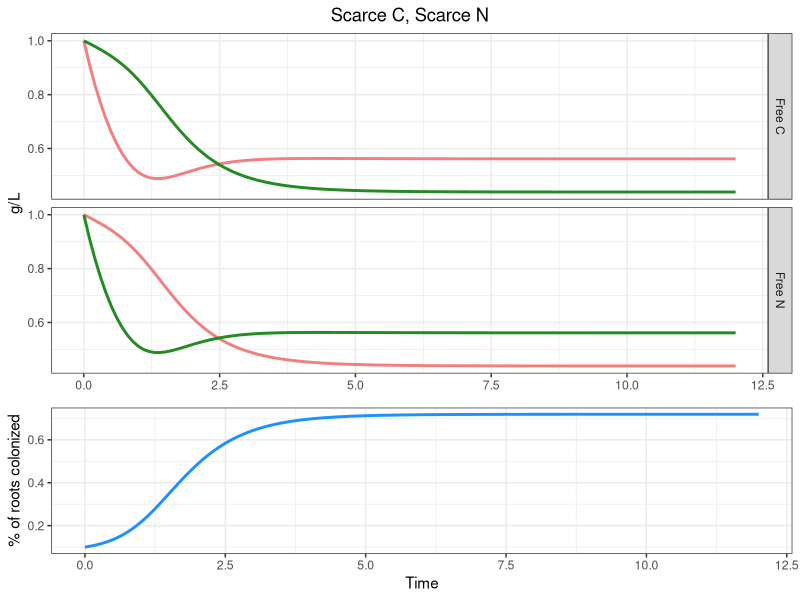
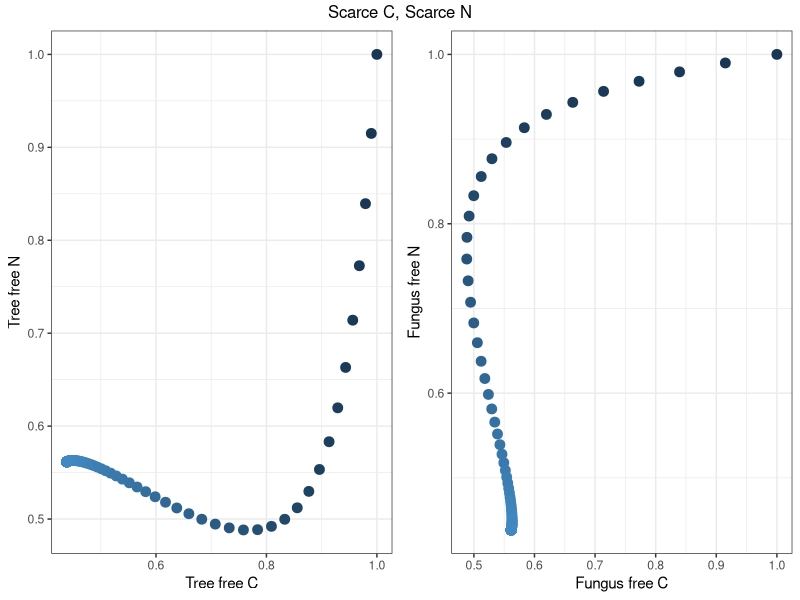
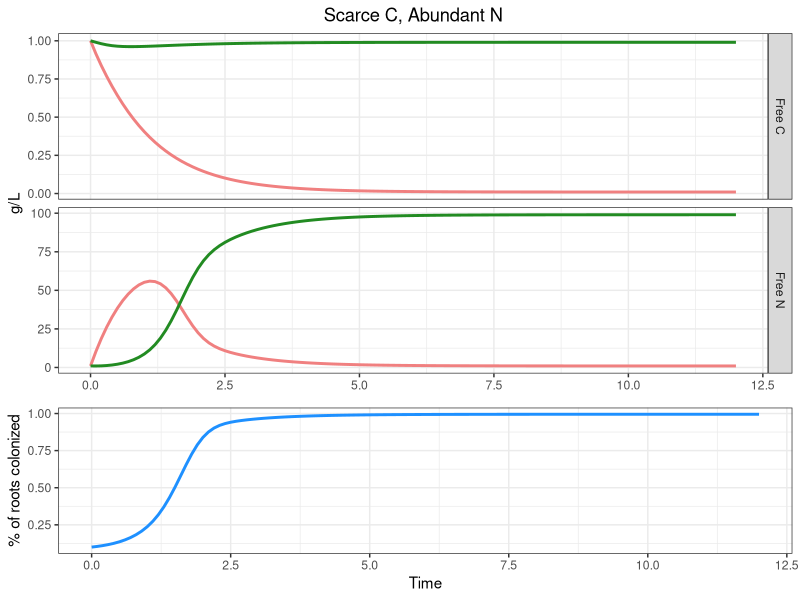
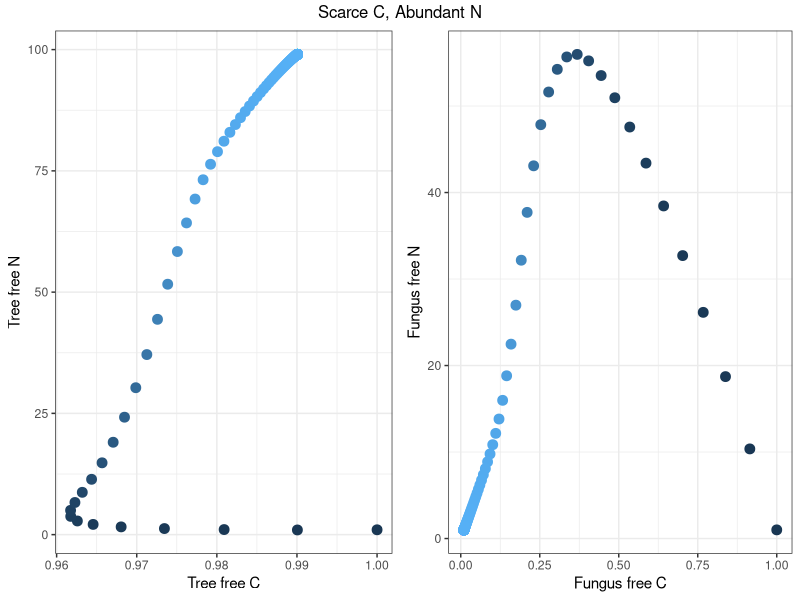
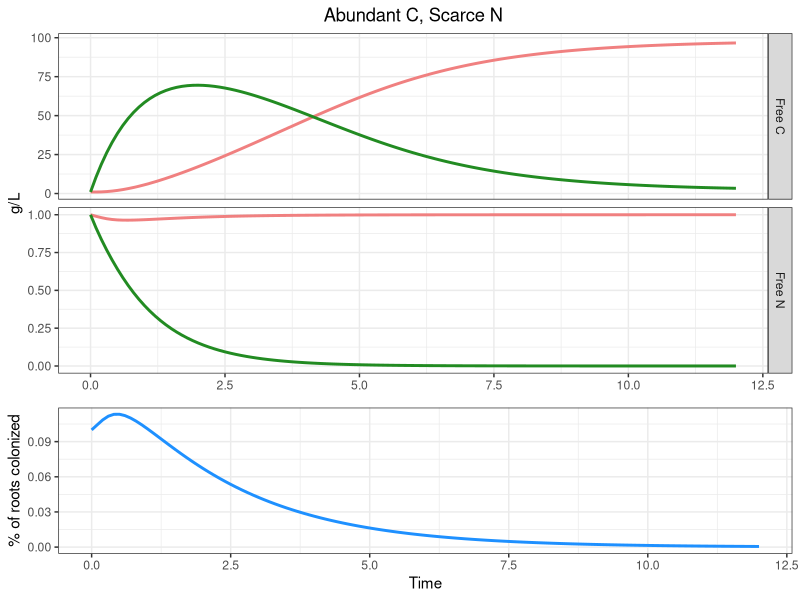
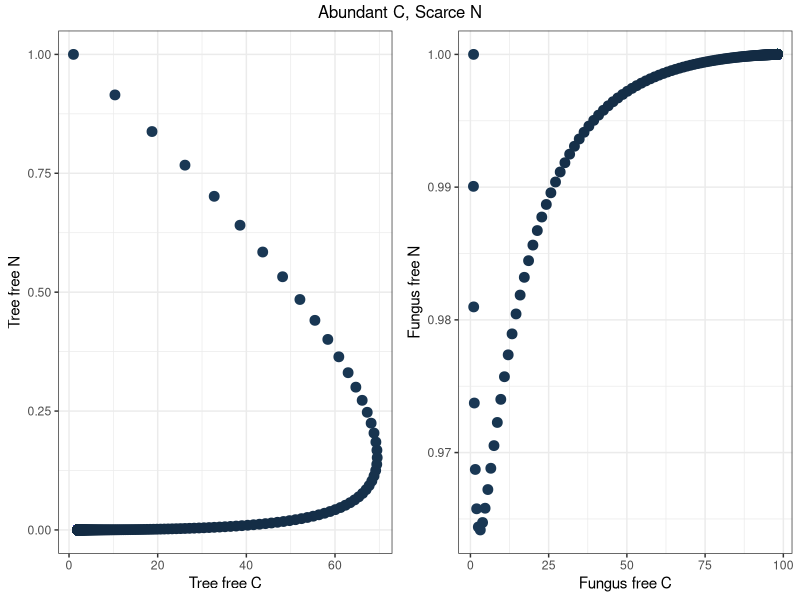
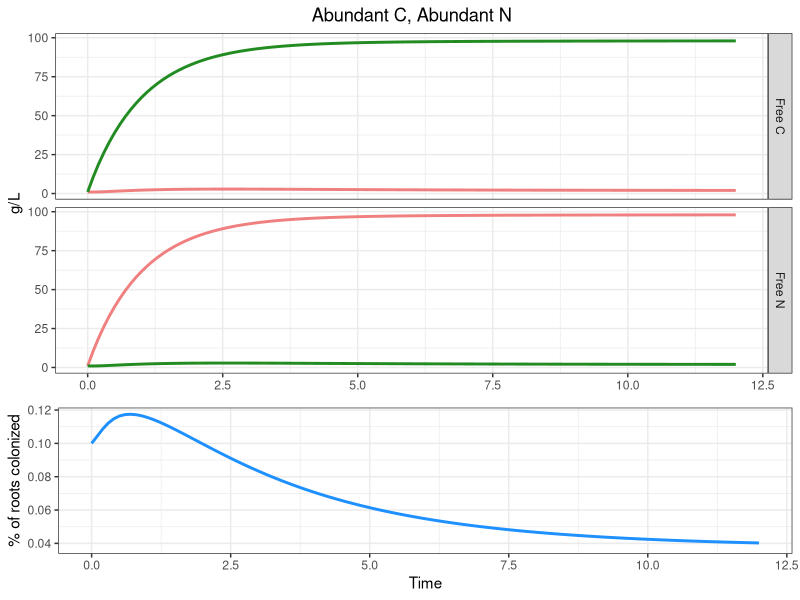
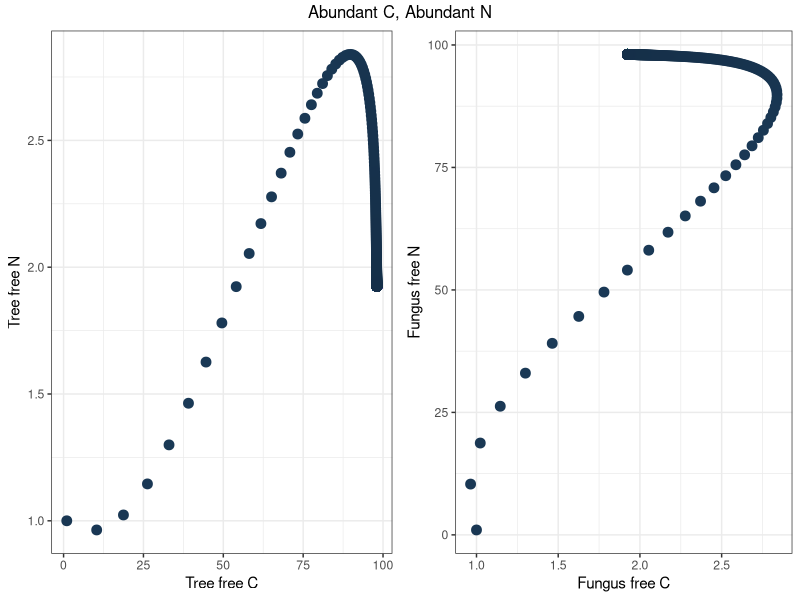

Reproduce these figures in R, in order.
# implement EEB 219B mycorrhiza model

library(tidyverse)
library(deSolve)
library(grid)
library(gridExtra)
library(cowplot)
theme_set(theme_bw())

setwd('~/src/eeb219b_mycorrhiza_model/')

# define function to update derivatives at each time step
myco_update <- function(tvec, sv, params) {
  # update SVs from last time step
  for (i in 1:length(sv)) {
    assign(names(sv)[i], sv[i])
  }
  # remember parameter values
  for (i in 1:length(params)) {
    assign(names(params)[i], params[i])
  }
  
  # define time derivatives for each variable
  dCT.dt = a - k*CT - M*CT*NTmin/NT
  dNF.dt = g - k*NF - M*NF*CFmin/CF
  dNT.dt = m - k*NT + M*NF*CFmin/CF
  dCF.dt = b - k*CF + M*CT*NTmin/NT
  dM.dt = M*(1-M)*CFmin/CF - d*M
  
  return(list(c(dCT = dCT.dt,
              dNT = dNT.dt,
              dCF = dCF.dt,
              dNF = dNF.dt,
              dM = dM.dt)))
}

# function to simulate the system and return dataframe of results
run_sim <- function(tvec, svs, params) {
  # simulate the model over time
  res = lsoda(sv, tvec, myco_update, params) %>% data.frame(.)
  
  # augment with important flow amounts
  res['CT_to_tree'] = params['k'] * res$CT
  res['CT_to_myco'] = res$M * res$CT * params['NTmin'] / res$NT
  res['NF_to_fungus'] = params['k'] * res$NF
  res['NF_to_myco'] = res$M * res$NF * params['CFmin'] / res$CF
  
  # rearrange to get nutrient dynamics over time
  nut_time = res %>% pivot_longer(cols = c('CT', 'NT', 'CF', 'NF',
                                           'CT_to_tree', 'CT_to_myco',
                                           'NF_to_fungus', 'NF_to_myco'),
                             names_to = 'variable',
                             values_to = 'g_per_L') %>% 
  mutate(nutrient = substr(variable, 1, 1),
           species = substr(variable, 2, 2))
  
  return(list(res = res, nut_time = nut_time))
}

# define function to get steady state values for summary-level stats of one sim
get_steady_state_vals <- function(rawres) {
  NSTEPS = 2
  # get last few time steps, ignoring time column
  lastNsteps = tail(rawres[,2:ncol(rawres)], NSTEPS)
  # find the final value of each SV/flow, if it was only slightly different from the previous time step
  diff = lastNsteps[nrow(lastNsteps),] - lastNsteps[1,]
  ss = as.numeric(lastNsteps[nrow(lastNsteps),])
  ss[diff > 0.001] <- NA
  names(ss) = names(lastNsteps)
  return(ss)
}

# define function to plot time series of nutrient state variables
plot_SVs_time <- function(timedata, params) {
  timedata = timedata[timedata$variable %in% c('CT', 'CF', 'NT', 'NF'),]
  title = ''
  if(params['a'] > 1) {
    title = paste0(title, 'Abundant C, ')
  } else {
    title = paste0(title, 'Scarce C, ')
  }
  if(params['g'] > 1) {
    title = paste0(title, 'Abundant N')
  } else {
    title = paste0(title, 'Scarce N')
  }
  nutplot = ggplot(timedata, aes(x = time, y = g_per_L, 
                                 color = species)) + 
    scale_color_manual(breaks = c('T', 'F'),
                       values = c('forestgreen', 'lightcoral'),
                       labels = c('Tree', 'Fungus'),
                       name = 'Species') +
    geom_line(size = 1) +
    facet_grid(nutrient~., scales = 'free_y', 
               labeller = labeller(nutrient = c(C = 'Free C', N = 'Free N'))) +
    ggtitle(title) + ylab('g/L') +
    theme(plot.title = element_text(hjust = 0.5)) +
    xlim(0, 12)
  return(nutplot)
}

# plot flows from crucial compartments to self vs. myco
plot_flows_time <- function(timedata, params) {
  timedata = timedata[timedata$variable %in% c('CT_to_tree', 'CT_to_myco',
                                               'NF_to_fungus', 'NF_to_myco'),]
  timedata['variable'] = recode(timedata$variable, CT_to_tree = 'to_self',
                                                    NF_to_fungus = 'to_self',
                                                    CT_to_myco = 'to_myco',
                                                    NF_to_myco = 'to_myco')
  timedata['colorcode'] = timedata$species
  timedata[timedata$variable == 'to_myco', 'colorcode'] <- 'M'
  flowplot = ggplot(timedata, aes(x = time, y = g_per_L,
                                 color = colorcode)) +
    scale_color_manual(name = '',
                       breaks = c('T', 'F', 'M'),
                       values = c('forestgreen', 'lightcoral', 'dodgerblue1'),
                       labels = c('Tree C to self', 'Fungus N to self', 'To mycorrhiza')) +
    geom_line(size = 1) +
    facet_grid(species~., scales = 'free_y') +
    ggtitle(paste0('m=', params['m'],
                   ', a=', params['a'],
                   ', b=', params['b'],
                   ', g=', params['g'])) +
    xlim(0, 12)
  return(flowplot)
}

# function to plot time series of mycorrhiza state variable
plot_myco_time <- function(rawres) {
  # plot M over time
  mplot = ggplot(rawres, aes(x = time, y = M)) + 
    geom_line(color = 'dodgerblue1', size = 1) +
    xlim(0, 12) + 
    xlab('Time') + ylab('% of roots colonized')
  return(mplot)
}

# function to plot dynamics of M with changes in nutrient SVs
plot_myco_vs_nutrients <- function(rawres, params) {
  title = ''
  if(params['a'] > 1) {
    title = paste0(title, 'Abundant C, ')
  } else {
    title = paste0(title, 'Scarce C, ')
  }
  if(params['g'] > 1) {
    title = paste0(title, 'Abundant N')
  } else {
    title = paste0(title, 'Scarce N')
  }
  # plot CT vs NT vs M
  tree_vs_m = ggplot(rawres, aes(x = CT, y = NT, color = M)) + geom_point(size = 3) +
    xlab('Tree free C') + ylab('Tree free N') +
    scale_color_continuous(name = '% roots colonized', limits = c(0, 1))
  fungus_vs_m = ggplot(rawres, aes(x = CF, y = NF, color = M)) + geom_point(size = 3) +
    xlab('Fungus free C') + ylab('Fungus free N') + 
    scale_color_continuous(name = '% roots colonized', limits = c(0, 1))
  mleg = cowplot::get_legend(fungus_vs_m)
  return(list(plot = grid.arrange(tree_vs_m + theme(legend.position = 'none'), 
                                  fungus_vs_m + theme(legend.position = 'none'), 
                                  ncol = 2,
                                  top = textGrob(title)), 
              legend = mleg))
}

# define time steps for the simulation
tvec <- seq(0, 100, by = 0.1)

# define state variables (SVs) and their initial values
CT0 = 1
NT0 = 1
CF0 = 1
NF0 = 1
M0 = 0.1
sv = c(CT = CT0, NT = NT0, 
       CF = CF0, NF = NF0,
       M = M0)

# iterate over a series of the most important inputs
avec = seq(0, 100, 5)
gvec = seq(0, 100, 5)
avec[1] = 1
gvec[1] = 1
# keep track of inputs/outputs
ionames = c('alpha', 'gamma', paste0('ss.', c('CT', 'NT', 'CF', 'NF', 'M',
            'CT_to_tree', 'CT_to_myco', 'NF_to_fungus', 'NF_to_myco')))
io = data.frame(matrix(nrow = length(avec)*length(gvec), ncol = length(ionames)))
names(io) = ionames
ioiter = 1
# keep track of the most extreme case plots
alltimeseries = vector('list', 4)
allphase = vector('list', 4)
plotiter = 1
for (thisa in avec) {
  for (thisg in gvec) {
    # define parameters and their values on this iteration
    params = c(NTmin = 1, # minimum free [N] required for healthy tree
               CFmin = 1, # minimum free [C] required for healthy fungus
               a = thisa, # C input to tree per time
               b = 0, # C input to fungus per time
               g = thisg, # N input to fungus per time
               m = 0, # N input to tree per time
               k = 1, # rate that tree and fungus take nutrients for themselves
               d = 0.5) # rate that myco connections wear off over time
    
    # run the simulation with these parameters
    sim_result = run_sim(tvec, svs, params)
    res = sim_result$res
    nut_time = sim_result$nut_time
    
    # get steady state values
    steady_sv = get_steady_state_vals(res)
    
    # add to in/out dataframe
    io[ioiter,] = c(thisa, thisg, steady_sv)
    ioiter = ioiter+1
    
    # in the most extreme cases...
    if ((thisa == avec[1] | thisa == avec[length(avec)]) & 
      (thisg == gvec[1] | thisg == gvec[length(gvec)])) {
        # plot nutrients and M over time, then put the plots together
        nutplot = plot_SVs_time(nut_time, params)
        mplot = plot_myco_time(res)
        mycoplot = grid.arrange(nutplot + theme(legend.position = 'none',
                                          axis.title.x = element_blank()), 
                                mplot, 
                                nrow = 2, heights = c(2, 1))
        # save this plot to the plot vector
        alltimeseries[[plotiter]] = mycoplot
        
        # add a legend at the end of the plot vector
        if(thisa == avec[length(avec)] & thisg == gvec[length(gvec)]) {
          alltimeseries = append(list(cowplot::get_legend(nutplot)), alltimeseries)
        }
        
        # plot phase dynamics of nutrients
        phaseplotobj = plot_myco_vs_nutrients(res, params)
        allphase[[plotiter]] = phaseplotobj$plot
        
        # add legend at the end
        if(thisa == avec[length(avec)] & thisg == gvec[length(gvec)]) {
          allphase = append(list(phaseplotobj$legend), allphase)
        }
        
        plotiter = plotiter+1
      }
  }
}

# define mutualism/parasitism/commensalism based on outputs
io['tree_healthy'] = io$ss.CT > sv['CT'] & io$ss.NT > sv['NT']
io['fungus_healthy'] = io$ss.CF > sv['CF'] & io$ss.NF > sv['NF']
io = io %>% mutate(relationship = ifelse(tree_healthy & fungus_healthy, '+/+',
                                         ifelse(tree_healthy & !fungus_healthy, '+/-',
                                                ifelse(!tree_healthy & fungus_healthy, '-/+',
                                                'Both fail'))))

# plot steady state outputs over different inputs
relationshipplot = ggplot(io, aes(x = factor(alpha), y = factor(gamma), fill = relationship)) +
  geom_tile() +
  coord_fixed() + 
  scale_fill_manual(name = 'Relationship (T/F)',
                      breaks = c('+/+', '+/-', '-/+', 'Both fail'),
                      values = c('goldenrod1', 'mediumseagreen', 'skyblue3', 'thistle1')) +
  xlab("C input to tree per time (g/L)") + ylab("N input to fungus per time (g/L)") +
  theme(panel.grid = element_blank(),
        panel.background = element_blank(),
        panel.border = element_blank(),
        legend.position = 'right',
        axis.ticks.x = element_blank(),
        axis.ticks.y = element_blank())
ggsave('relationship_heatmap.png', relationshipplot, dpi = 300)

m_heatmap = ggplot(io, aes(x = factor(alpha), y = factor(gamma), fill = ss.M)) +
  geom_tile() +
  coord_fixed() + 
  xlab("C input to tree per time (g/L)") + ylab("N input to fungus per time (g/L)") +
  theme(panel.grid = element_blank(),
        panel.background = element_blank(),
        panel.border = element_blank(),
        legend.position = 'right',
        axis.ticks.x = element_blank(),
        axis.ticks.y = element_blank())
  
# put all the extreme-case nutrient plots together
coollayout = matrix(2:(length(alltimeseries)),
                    ncol = floor(sqrt(length(alltimeseries)-1)),
                    byrow = T)
coollayout = cbind(coollayout, rep(1, dim(coollayout)[1]))
coolwidths = c(rep(5, (dim(coollayout)[2] - 1)), 1)
multi = grid.arrange(grobs = alltimeseries,
             layout_matrix = coollayout,
             widths = coolwidths)
ggsave('extremes_myco_dynamics.png', multi, height = 9, width = 12, units = 'in', dpi = 300)

multi_phase = grid.arrange(grobs = allphase,
                           layout_matrix = coollayout,
                           widths = coolwidths)
ggsave('extremes_M_vs_nutrients.png', multi_phase, height = 9, width = 15, units = 'in', dpi = 300)
